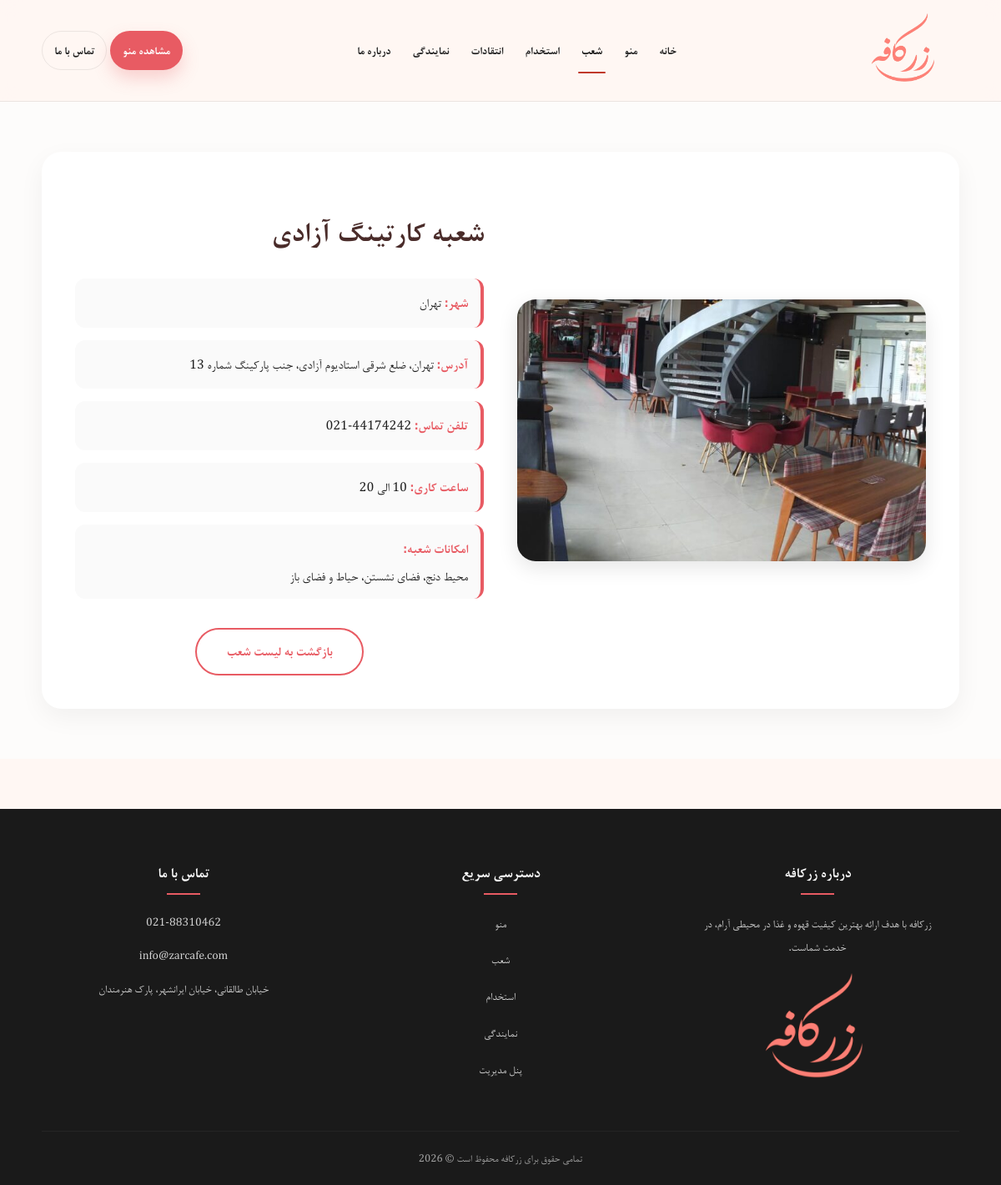
Page /branch-detail.php?slug=azadi on the committed database.
### tables this page shows
CREATE TABLE `branches` (
  `id` int(11) NOT NULL,
  `name` varchar(255) NOT NULL,
  `city` varchar(100) DEFAULT NULL,
  `address` text DEFAULT NULL,
  `phone` varchar(20) DEFAULT NULL,
  `working_hours` varchar(100) DEFAULT NULL,
  `features` text DEFAULT NULL,
  `image` varchar(255) DEFAULT NULL,
  `slug` varchar(150) DEFAULT NULL
);

### branch-detail.php (the view, shortened to what this page needs)
<?php
include 'includes/db.php';
include 'includes/header.php';
$slug = isset($_GET['slug']) ? mysqli_real_escape_string($conn, $_GET['slug']) : '';
$sql = "SELECT * FROM branches WHERE slug = '$slug' LIMIT 1";
$result = mysqli_query($conn, $sql);
$branch = mysqli_fetch_assoc($result);
?>
<main class="branch-detail-page" style="padding: 60px 0; background: #fdfcfb; min-height: 80vh;">
    <div class="container">
        <?php if ($branch): ?>
            <div class="branch-detail-wrapper" style="display: grid; grid-template-columns: 1fr 1fr; gap: 40px; align-items: center; background: #fff; padding: 40px; border-radius: 24px; box-shadow: 0 10px 30px rgba(0,0,0,0.05);">
                <div class="branch-detail__img" style="display: flex; align-items: center; justify-content: center;">
                    <img src="images/<?= htmlspecialchars(!empty($branch['image']) ? $branch['image'] : 'branch-def.jpg') ?>"
                        alt="<?= htmlspecialchars($branch['name']) ?>"
                        style="width:100%; height: auto; max-height: 450px; border-radius: 22px; box-shadow: 0 8px 25px rgba(0,0,0,0.1); object-fit: cover;">
                </div>
                <div class="branch-detail__info" style="text-align: right; direction: rtl;">
                    <h1 style="font-size: 2.2rem; color: #4a2c2a; margin-bottom: 25px; font-weight: bold;"><?= htmlspecialchars($branch['name']) ?></h1>
                    <div style="display: grid; gap: 15px;">
                        <div style="padding: 15px; background: #fafafa; border-radius: 12px; border-right: 4px solid #e85b63;">
                            <strong style="color: #e85b63;">شهر:</strong>
                            <span><?= htmlspecialchars($branch['city']) ?></span>
                        </div>
                        <div style="padding: 15px; background: #fafafa; border-radius: 12px; border-right: 4px solid #e85b63;">
                            <strong style="color: #e85b63;">آدرس:</strong>
                            <span><?= htmlspecialchars($branch['address']) ?></span>
                        </div>
                        <div style="padding: 15px; background: #fafafa; border-radius: 12px; border-right: 4px solid #e85b63;">
                            <strong style="color: #e85b63;">تلفن تماس:</strong>
                            <a href="tel:<?= $branch['phone'] ?>" style="color: inherit; text-decoration: none; direction: ltr; display: inline-block; unicode-bidi: embed;">
                                <?= htmlspecialchars($branch['phone']) ?>
                            </a>
                        </div>
                        <div style="padding: 15px; background: #fafafa; border-radius: 12px; border-right: 4px solid #e85b63;">
                            <strong style="color: #e85b63;">ساعت کاری:</strong>
                            <span><?= htmlspecialchars($branch['working_hours']) ?></span>
                        </div>
                        <?php if (!empty($branch['features'])): ?>
                            <div style="padding: 15px; background: #fafafa; border-radius: 12px; border-right: 4px solid #e85b63;">
                                <strong style="color: #e85b63;">امکانات شعبه:</strong>
                                <span style="display: block; margin-top: 5px; line-height: 1.6;"><?= nl2br(htmlspecialchars($branch['features'])) ?></span>
                            </div>
                        <?php endif; ?>
                    </div>
                    <div style="text-align: center; margin-top: 35px;">
                        <a href="branches.php" class="btn-back-red">
                            بازگشت به لیست شعب
                        </a>
                    </div>
                </div>
            </div>
        <?php endif; ?>
    </div>
</main>
<?php include 'includes/footer.php'; ?>

### style.css (style rules this page uses)
html, body, button, input, select, textarea { font-family: 'Cambria', 'B Nazanin', Tahoma, Arial, sans-serif !important; }
:root { --bg: #fff7f3; --text: #1f1f1f; --muted: #6b6b6b; --primary: #e85b63; --primary-2: #ff7b7f; --card: #ffffff; --border: rgba(0, 0, 0, .08); --shadow: 0 10px 30px rgba(0, 0, 0, .08); --radius: 18px; --container: 1100px; }
* { box-sizing: border-box; }
html, body { padding: 0; margin: 0; }
body { font-family: 'Vazir', sans-serif; direction: rtl; color: var(--text); background: var(--bg); line-height: 1.8; }
a { color: inherit; text-decoration: none; }
img { max-width: 100%; display: block; }
.container { width: min(var(--container), calc(100% - 32px)); margin: 0 auto; }
.btn-back-red { display: inline-block; padding: 12px 35px; border: 2px solid #e85b63; border-radius: 50px; color: #e85b63; text-decoration: none; background: transparent; transition: all 0.3s ease; font-weight: bold; font-size: 16px; }

### rows in the picture
branches: image (picture), name "شعبه کارتینگ آزادی", city "تهران", address "تهران، ضلع شرقی استادیوم آزادی، جنب پارکینگ شماره 13", phone "021-44174242", working_hours "10 الی 20", features "محیط دنج، فضای نشستن، حیاط و فضای باز"
